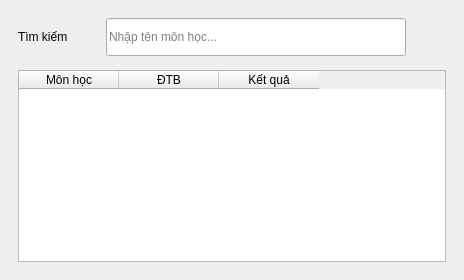
     <widget class="QWidget" name="tabTraCuu">
      <attribute name="title">
       <string>Tra cứu</string>
      </attribute>
      <layout class="QVBoxLayout" name="tabTraCuuLayout">
       <property name="spacing">
        <number>14</number>
       </property>
       <property name="leftMargin">
        <number>18</number>
       </property>
       <property name="topMargin">
        <number>18</number>
       </property>
       <property name="rightMargin">
        <number>18</number>
       </property>
       <property name="bottomMargin">
        <number>18</number>
       </property>
       <item>
        <layout class="QHBoxLayout" name="searchLayout">
         <item>
          <widget class="QLabel" name="label4">
           <property name="minimumSize">
            <size>
             <width>74</width>
             <height>0</height>
            </size>
           </property>
           <property name="text">
            <string>Tìm kiếm</string>
           </property>
          </widget>
         </item>
         <item>
          <widget class="QLineEdit" name="leTraCuuSearch">
           <property name="minimumSize">
            <size>
             <width>300</width>
             <height>38</height>
            </size>
           </property>
           <property name="placeholderText">
            <string>Nhập tên môn học...</string>
           </property>
          </widget>
         </item>
         <item>
          <spacer name="searchSpacer">
           <property name="orientation">
            <enum>Qt::Horizontal</enum>
           </property>
           <property name="sizeHint" stdset="0">
            <size>
             <width>40</width>
             <height>20</height>
            </size>
           </property>
          </spacer>
         </item>
        </layout>
       </item>
       <item>
        <widget class="QTableWidget" name="tbTraCuu">
         <property name="alternatingRowColors">
          <bool>true</bool>
         </property>
         <column>
          <property name="text">
           <string>Môn học</string>
          </property>
         </column>
         <column>
          <property name="text">
           <string>ĐTB</string>
          </property>
         </column>
         <column>
          <property name="text">
           <string>Kết quả</string>
          </property>
         </column>
        </widget>
       </item>
      </layout>
     </widget>
